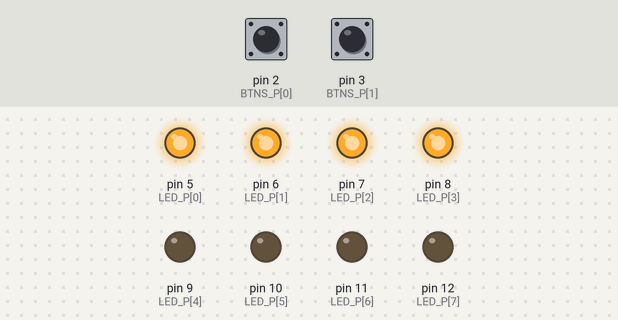
This sketch was run on a simulated Arduino Uno, built with avr-gcc and run on an emulated ATmega328P. On the bench: output pins drawn as LEDs (lit = HIGH). The test bench sets the inputs (shaded band); at power-on: pin 2 (BTNS_P[0]) LOW, pin 3 (BTNS_P[1]) LOW.

Above: at 1.2 s.
1.3 s: pin 2 (BTNS_P[0]) pulled HIGH for 0.15 s
At 2.5 s:
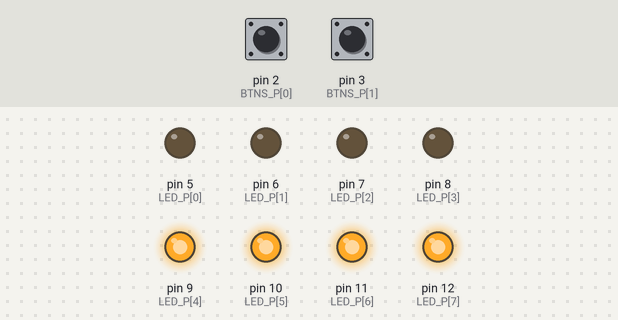
2.9 s: pin 3 (BTNS_P[1]) pulled HIGH for 0.15 s
At 4.1 s:
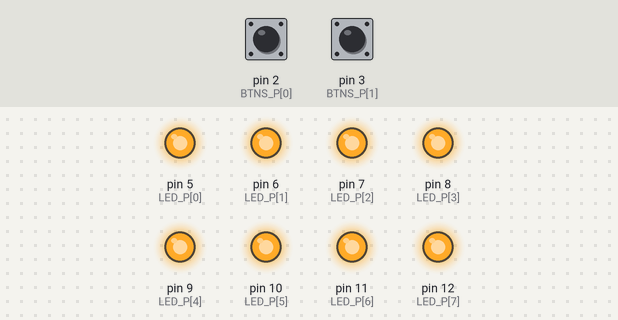
4.5 s: pin 2 (BTNS_P[0]) pulled HIGH for 1 s
At 5.26 s:
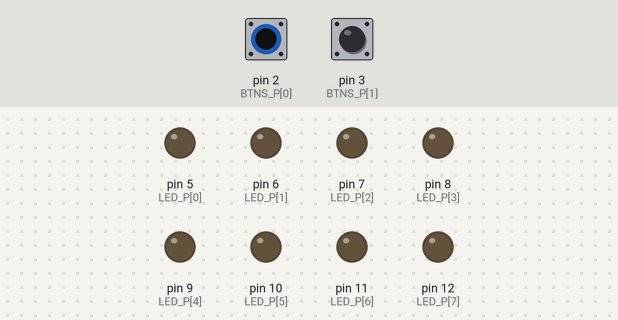
7.0 s: pin 3 (BTNS_P[1]) pulled HIGH for 1 s
At 7.15 s:
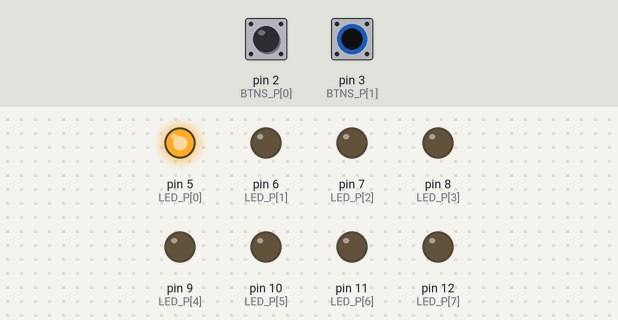
10.0 s: pin 3 (BTNS_P[1]) pulled HIGH for 3.2 s
At 10.9 s:
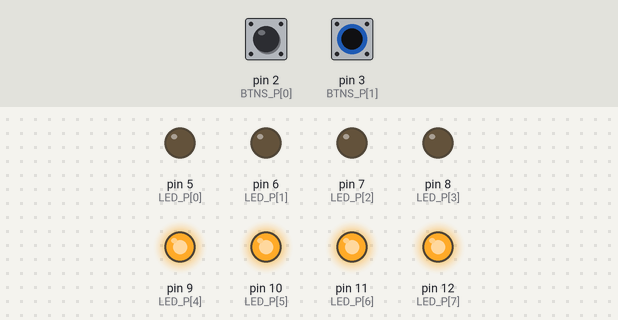
14.7 s: pin 2 (BTNS_P[0]) pulled HIGH for 3.2 s
At 19.2 s:
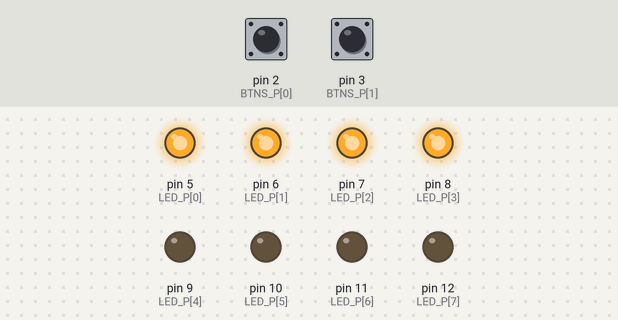
Timing chart, 0 to 20.4 s (numbered marks = the images above; inputs shaded):
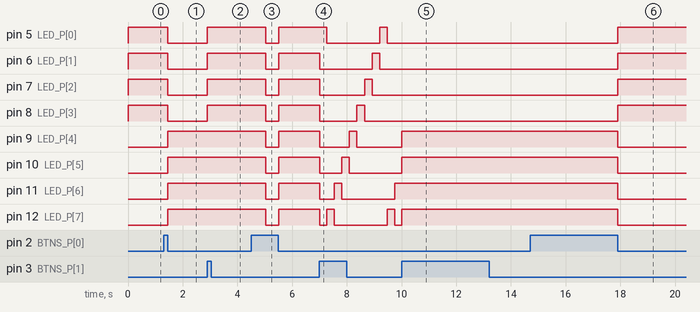

Measured:
- after the input at 1.3 s, pin 5 (LED_P[0]), pin 6 (LED_P[1]), pin 7 (LED_P[2]), pin 8 (LED_P[3]): HIGH → LOW after 0.15 s; pin 9 (LED_P[4]), pin 10 (LED_P[5]), pin 11 (LED_P[6]), pin 12 (LED_P[7]): LOW → HIGH after 0.15 s
- after the input at 2.9 s, pin 5 (LED_P[0]), pin 6 (LED_P[1]), pin 7 (LED_P[2]), pin 8 (LED_P[3]): LOW → HIGH at once
- after the input at 4.5 s, pin 5 (LED_P[0]), pin 6 (LED_P[1]), pin 7 (LED_P[2]), pin 8 (LED_P[3]), pin 9 (LED_P[4]), pin 10 (LED_P[5]), pin 11 (LED_P[6]), pin 12 (LED_P[7]): HIGH → LOW after 0.54 s, → HIGH 0.47 s later
- after the input at 7.0 s, pin 5 (LED_P[0]): HIGH → LOW after 0.27 s, → HIGH 1.9 s later, → LOW 0.27 s later; pin 6 (LED_P[1]): HIGH → LOW at once, → HIGH 1.9 s later, → LOW 0.27 s later
- after the input at 10.0 s, pin 5 (LED_P[0]), pin 6 (LED_P[1]), pin 7 (LED_P[2]), pin 8 (LED_P[3]): stops changing and stays LOW; pin 10 (LED_P[5]): goes on until 10.0 s, then stays HIGH; pin 11 (LED_P[6]): stops changing and stays HIGH
- after the input at 14.7 s, pin 5 (LED_P[0]), pin 6 (LED_P[1]), pin 7 (LED_P[2]), pin 8 (LED_P[3]): LOW → HIGH after 3.2 s; pin 9 (LED_P[4]), pin 10 (LED_P[5]), pin 11 (LED_P[6]), pin 12 (LED_P[7]): HIGH → LOW after 3.2 s

The sketch:

avr.ino
```cpp
#include "button.h"
#include "led.h"

void InitMain1(void);
void InitMain2(void);
void InitMain3(void);
void LoopMain1(void);
void LoopMain2(void);
void LoopMain3(void);


void InitMain1(void) {
  led = 0xf0;
}
void LoopMain1(void) {
  if (button[0].status == PRESS) {
    led = (led == 0x0f) ? 0xf0 : 0x0f;
  }
}


void InitMain2(void) {
  led = 0x00;
}
void LoopMain2(void) {
  static uint16_t timeCounter = 0;

  if (button[0].status == HOLD) {
    led = 0xff;
    timeCounter = 0;
  }

  if (++timeCounter >= 500) {
    led = ~led;
    timeCounter = 0;
  }
}


void InitMain3(void) {
  led = 0x01;
}
void LoopMain3(void) {
  static uint8_t timeCounter = 0;

  if (++timeCounter == 255) {
    if (button[0].status == IDLE) {
      led = (led == 0x80) ? 0x01 : led << 1;
    } else
    if (button[0].status == HOLD) {
      led = (led == 0x01) ? 0x80 : led >> 1;
    }
  }
}


void setup(void) {
  InitButton();
  InitLED();

  InitMain1();
}


void loop(void) {
  LoopButton();
  LoopLED();

  static uint8_t select = 1;

  if (button[1].status == RELEASE) {
    select = (select == 3) ? 1 : select + 1;
    switch (select) {
      case 1: InitMain1(); break;
      case 2: InitMain2(); break;
      case 3: InitMain3(); break;
      default: break;
    }
  }

  switch (select) {
    case 1: LoopMain1(); break;
    case 2: LoopMain2(); break;
    case 3: LoopMain3(); break;
    default: break;
  }

  delay(1);
}
```

button.h
```cpp
//
//  filename    : button.h
#ifndef _BUTTON_H_
#define _BUTTON_H_

const uint8_t BTNS_N   = 2 ;
const uint8_t BTNS_P[] = { 2, 3 } ;

enum status_e { IDLE, PRESS, HOLD, RELEASE };

struct button_s { uint16_t holdTime; uint8_t  status; };

button_s button[BTNS_N];

void InitButton(void) {
  uint8_t i;
  for (i = 0; i < BTNS_N; i++) pinMode(BTNS_P[i], INPUT);
}

void LoopButton(void) {
  uint8_t i, btnRead;

  for (i = 0; i < BTNS_N; i++) {
    btnRead = digitalRead(BTNS_P[i]);
    switch(button[i].status) {
      // IDLE
      case IDLE : {
        button[i].status = btnRead ? button[i].status : PRESS ;
        break;
      }
      // PRESS
      case PRESS: {
        button[i].status = HOLD;
        break;
      }
      // HOLD
      case HOLD: {
        button[i].status = btnRead ? RELEASE : button[i].status;
        button[i].holdTime = btnRead ? 0 : button[i].holdTime + 1;
        break;
      }
      // RELEASE
      case RELEASE: {
        button[i].status = IDLE;
        break;
      }
    }
  }
}

#endif
```

led.h
```cpp
#ifndef _LED_H_
#define _LED_H_

const uint8_t LED_N = 8;
const uint8_t LED_P[] = { 5, 6, 7, 8, 9, 10, 11, 12 };

uint8_t led = 0x00;

void InitLED(void) {
  for (uint8_t i = 0; i < LED_N; i++)
    pinMode(LED_P[i], OUTPUT);
}

void LoopLED(void) {
  for (uint8_t i = 0; i < LED_N; i++)
    digitalWrite(LED_P[i], (led >> i) & 1);
}

#endif
```
